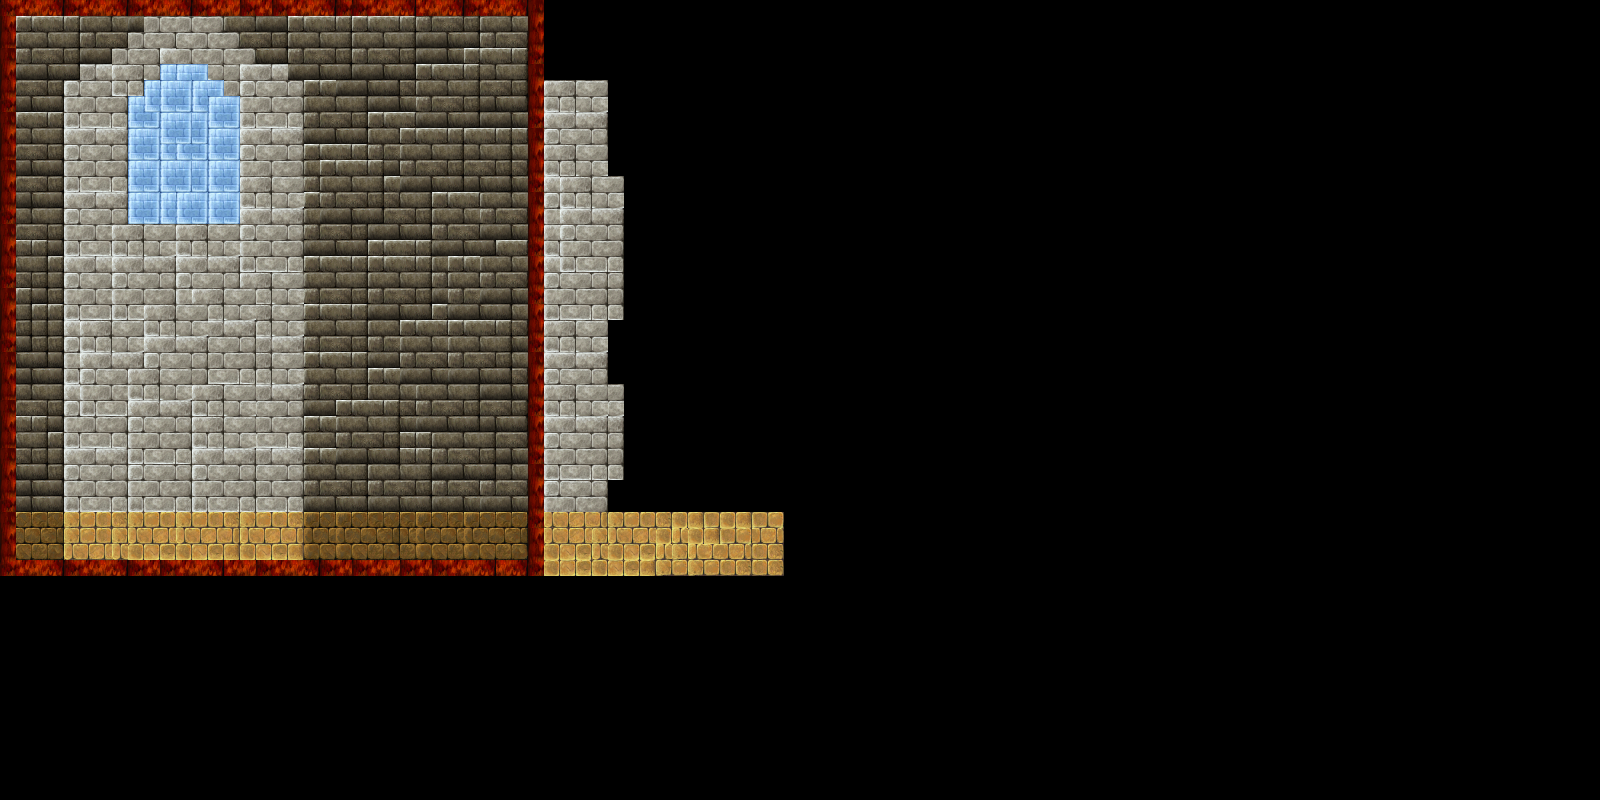

This game map was drawn from its Tiled (.tmx) file and the tilesets committed beside it. A one-line description and the trimmed map source follow:
An orthogonal 100x50 tile map with 16x16 px tiles, 2 tile layers (background, walls) and 1 object (Wolf).

<map version="1.4" tiledversion="1.4.3" orientation="orthogonal" renderorder="right-down" width="100" height="50" tilewidth="16" tileheight="16" infinite="0" nextlayerid="4" nextobjectid="2">
 <tileset firstgid="1" name="tileset_basic" tilewidth="16" tileheight="16" tilecount="960" columns="32">
  <image source="tilesets/tileset_basic.png" width="512" height="480" />
 </tileset>
 <layer id="1" name="background" width="100" height="50">
  <data>[5000 cells, 1407 non-empty, 80 distinct tile ids]</data>
 </layer>
 <layer id="2" name="walls" width="100" height="50">
  <data>[5000 cells, 136 non-empty, 7 distinct tile ids]</data>
 </layer>
 <objectgroup id="3" name="objects">
  <object id="1" name="wolf" type="Wolf" x="137" y="345" width="76" height="53" />
 </objectgroup>
</map>
